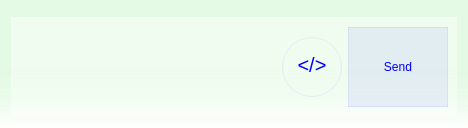
                <widget class="QWidget" name="chat">
                 <property name="styleSheet">
                  <string notr="true">background-color: qlineargradient(spread:pad, x1:0, y1:0, x2:0, y2:1, stop:0.512438 rgb(228, 250, 228), stop:1 rgba(0, 0, 0, 0));</string>
                 </property>
                 <layout class="QVBoxLayout" name="verticalLayout_25">
                  <item>
                   <widget class="QFrame" name="frame_19">
                    <property name="sizePolicy">
                     <sizepolicy hsizetype="Preferred" vsizetype="Ignored">
                      <horstretch>0</horstretch>
                      <verstretch>0</verstretch>
                     </sizepolicy>
                    </property>
                    <property name="styleSheet">
                     <string notr="true">padding: 0;
background-color: rgba(0, 0, 0, 0);</string>
                    </property>
                    <property name="frameShape">
                     <enum>QFrame::StyledPanel</enum>
                    </property>
                    <property name="frameShadow">
                     <enum>QFrame::Raised</enum>
                    </property>
                    <layout class="QVBoxLayout" name="verticalLayout_26">
                     <property name="spacing">
                      <number>10</number>
                     </property>
                     <property name="leftMargin">
                      <number>0</number>
                     </property>
                     <property name="topMargin">
                      <number>0</number>
                     </property>
                     <property name="rightMargin">
                      <number>0</number>
                     </property>
                     <property name="bottomMargin">
                      <number>0</number>
                     </property>
                     <item>
                      <widget class="QLabel" name="label_36">
                       <property name="sizePolicy">
                        <sizepolicy hsizetype="Preferred" vsizetype="Maximum">
                         <horstretch>0</horstretch>
                         <verstretch>0</verstretch>
                        </sizepolicy>
                       </property>
                       <property name="styleSheet">
                        <string notr="true">color: rgb(150,150,150);
background-color: rgba(0, 0, 0, 0);
padding-left: 10px;
border: 0;</string>
                       </property>
                       <property name="text">
                        <string>Chat</string>
                       </property>
                      </widget>
                     </item>
                    </layout>
                   </widget>
                  </item>
                  <item>
                   <widget class="QFrame" name="frame_26">
                    <property name="sizePolicy">
                     <sizepolicy hsizetype="Minimum" vsizetype="Maximum">
                      <horstretch>0</horstretch>
                      <verstretch>0</verstretch>
                     </sizepolicy>
                    </property>
                    <property name="minimumSize">
                     <size>
                      <width>0</width>
                      <height>100</height>
                     </size>
                    </property>
                    <property name="styleSheet">
                     <string notr="true">background-color: rgba(255,255,255,100);
border:1px solid rgba(255, 255, 255, 200);
border: 0;</string>
                    </property>
                    <property name="frameShape">
                     <enum>QFrame::StyledPanel</enum>
                    </property>
                    <property name="frameShadow">
                     <enum>QFrame::Raised</enum>
                    </property>
                    <layout class="QHBoxLayout" name="horizontalLayout_15">
                     <item>
                      <widget class="QPlainTextEdit" name="message_edit">
                       <property name="sizePolicy">
                        <sizepolicy hsizetype="Minimum" vsizetype="Fixed">
                         <horstretch>0</horstretch>
                         <verstretch>0</verstretch>
                        </sizepolicy>
                       </property>
                       <property name="minimumSize">
                        <size>
                         <width>0</width>
                         <height>80</height>
                        </size>
                       </property>
                       <property name="maximumSize">
                        <size>
                         <width>16777215</width>
                         <height>300</height>
                        </size>
                       </property>
                       <property name="styleSheet">
                        <string notr="true">background-color: rgba(0,0,0,0);
color: black;
font-family: &quot;Segoe Ui&quot;;
padding: 10px;
</string>
                       </property>
                       <property name="frameShape">
                        <enum>QFrame::NoFrame</enum>
                       </property>
                       <property name="frameShadow">
                        <enum>QFrame::Plain</enum>
                       </property>
                       <property name="verticalScrollBarPolicy">
                        <enum>Qt::ScrollBarAlwaysOff</enum>
                       </property>
                       <property name="horizontalScrollBarPolicy">
                        <enum>Qt::ScrollBarAlwaysOff</enum>
                       </property>
                       <property name="plainText">
                        <string/>
                       </property>
                       <property name="placeholderText">
                        <string>Xabar yuborish</string>
                       </property>
                      </widget>
                     </item>
                     <item>
                      <widget class="QFrame" name="tigma_conteyneri">
                       <property name="sizePolicy">
                        <sizepolicy hsizetype="Maximum" vsizetype="Fixed">
                         <horstretch>0</horstretch>
                         <verstretch>1</verstretch>
                        </sizepolicy>
                       </property>
                       <property name="styleSheet">
                        <string notr="true">background-color: rgba(0, 0, 0, 0);</string>
                       </property>
                       <property name="frameShape">
                        <enum>QFrame::StyledPanel</enum>
                       </property>
                       <property name="frameShadow">
                        <enum>QFrame::Raised</enum>
                       </property>
                       <layout class="QVBoxLayout" name="verticalLayout_24">
                        <property name="spacing">
                         <number>0</number>
                        </property>
                        <property name="leftMargin">
                         <number>0</number>
                        </property>
                        <property name="topMargin">
                         <number>0</number>
                        </property>
                        <property name="rightMargin">
                         <number>0</number>
                        </property>
                        <property name="bottomMargin">
                         <number>0</number>
                        </property>
                        <item>
                         <spacer name="verticalSpacer_9">
                          <property name="orientation">
                           <enum>Qt::Vertical</enum>
                          </property>
                          <property name="sizeHint" stdset="0">
                           <size>
                            <width>20</width>
                            <height>0</height>
                           </size>
                          </property>
                         </spacer>
                        </item>
                        <item>
                         <widget class="QFrame" name="frame_15">
                          <property name="frameShape">
                           <enum>QFrame::StyledPanel</enum>
                          </property>
                          <property name="frameShadow">
                           <enum>QFrame::Raised</enum>
                          </property>
                          <layout class="QHBoxLayout" name="horizontalLayout_13">
                           <property name="leftMargin">
                            <number>0</number>
                           </property>
                           <property name="topMargin">
                            <number>0</number>
                           </property>
                           <property name="rightMargin">
                            <number>0</number>
                           </property>
                           <property name="bottomMargin">
                            <number>0</number>
                           </property>
                           <item>
                            <widget class="QPushButton" name="pushButton_48">
                             <property name="sizePolicy">
                              <sizepolicy hsizetype="Maximum" vsizetype="Fixed">
                               <horstretch>0</horstretch>
                               <verstretch>0</verstretch>
                              </sizepolicy>
                             </property>
                             <property name="minimumSize">
                              <size>
                               <width>60</width>
                               <height>60</height>
                              </size>
                             </property>
                             <property name="cursor">
                              <cursorShape>PointingHandCursor</cursorShape>
                             </property>
                             <property name="focusPolicy">
                              <enum>Qt::NoFocus</enum>
                             </property>
                             <property name="styleSheet">
                              <string notr="true">QPushButton{
font-size: 20px;
padding-bottom: 4px;
border-radius: 30px;
color: blue;
background-color: rgba(0, 0, 0, 0);
border:1px solid rgba(0, 0, 255, 15);
}QPushButton:hover{
color: blue;
background-color: rgba(0, 0, 255, 30);
border:1px solid rgba(0, 0, 255, 15);
}</string>
                             </property>
                             <property name="text">
                              <string>&lt;/&gt;</string>
                             </property>
                            </widget>
                           </item>
                           <item>
                            <widget class="QPushButton" name="pushButton_53">
                             <property name="sizePolicy">
                              <sizepolicy hsizetype="Maximum" vsizetype="Fixed">
                               <horstretch>0</horstretch>
                               <verstretch>0</verstretch>
                              </sizepolicy>
                             </property>
                             <property name="minimumSize">
                              <size>
                               <width>100</width>
                               <height>80</height>
                              </size>
                             </property>
                             <property name="cursor">
                              <cursorShape>PointingHandCursor</cursorShape>
                             </property>
                             <property name="focusPolicy">
                              <enum>Qt::NoFocus</enum>
                             </property>
                             <property name="styleSheet">
                              <string notr="true">QPushButton{
color: blue;
background-color: rgba(0, 0, 255, 15);
border:1px solid rgba(0, 0, 255, 15);
}QPushButton:hover{
color: blue;
background-color: rgba(0, 0, 255, 30);
border:1px solid rgba(0, 0, 255, 15);
}</string>
                             </property>
                             <property name="text">
                              <string>Send</string>
                             </property>
                            </widget>
                           </item>
                          </layout>
                         </widget>
                        </item>
                       </layout>
                      </widget>
                     </item>
                    </layout>
                   </widget>
                  </item>
                 </layout>
                </widget>
